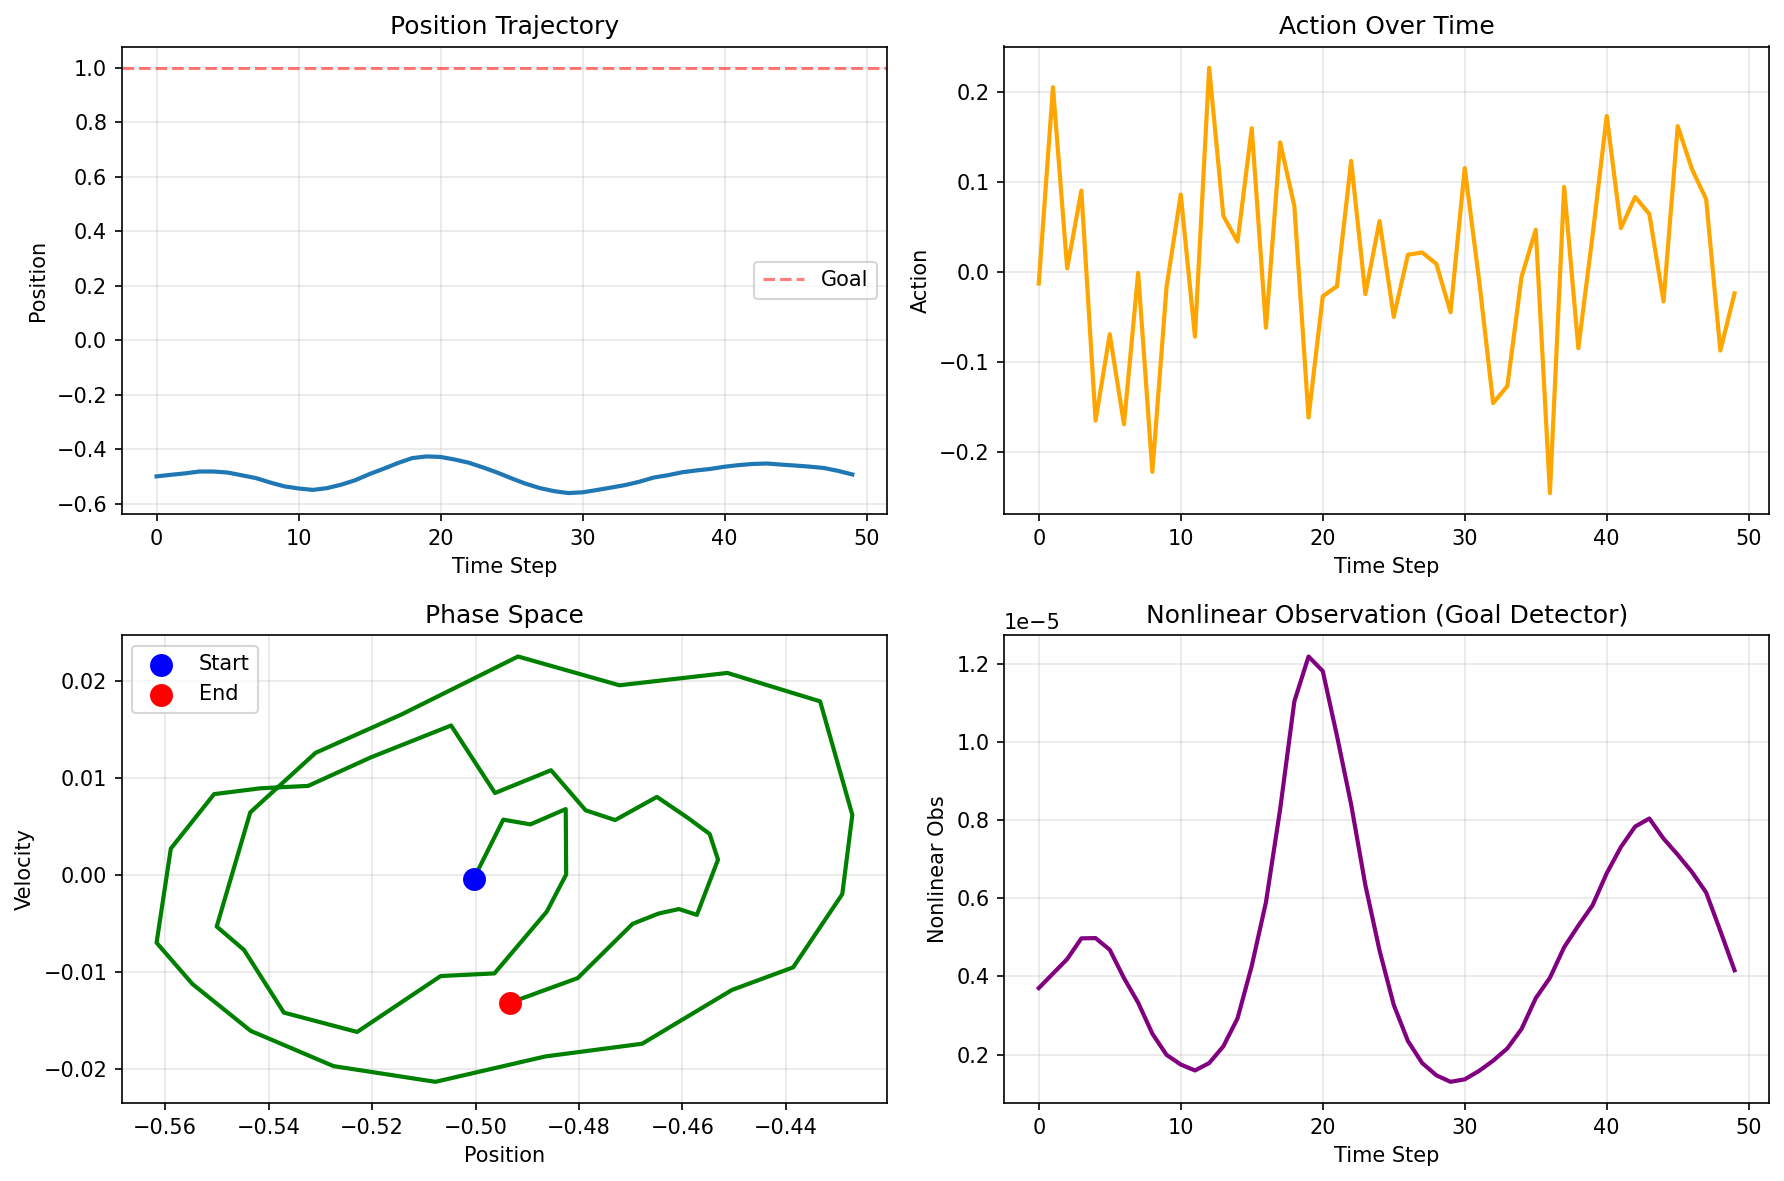

Recreate this plot in Python.
"""
Quick demo of the Deep Active Inference agent.

This script runs a short evaluation to verify the implementation works.
"""

import torch
import numpy as np
import matplotlib.pyplot as plt

from torch_models.deep_active_inference import DeepActiveInferenceAgent
from torch_models.perturbation_optimizer import PerturbationOptimizer, PerturbedModel


def demo_forward_pass():
    """Test a single forward pass through the agent."""
    print("="*60)
    print("Demo 1: Single Forward Pass")
    print("="*60)
    
    device = 'cuda' if torch.cuda.is_available() else 'cpu'
    print(f"Using device: {device}")
    
    # Create agent
    agent = DeepActiveInferenceAgent(
        n_s=10,
        n_o=1,
        n_oh=1,
        n_oa=1,
        device=device
    )
    
    print(f"Model created with {sum(p.numel() for p in agent.parameters())} parameters")
    
    # Run simulation
    print("\nRunning 30-step simulation...")
    with torch.no_grad():
        trajectories = agent(n_run_steps=30, n_proc=1)
    
    # Print results
    print("\nResults:")
    print(f"  Mean Free Energy: {trajectories['free_energy'].mean().item():.4f}")
    print(f"  Final position: {trajectories['positions'][-1, 0, 0, 0].item():.4f}")
    print(f"  Position range: [{trajectories['positions'][:, 0, 0, 0].min().item():.3f}, "
          f"{trajectories['positions'][:, 0, 0, 0].max().item():.3f}]")
    
    return agent, trajectories


def demo_perturbation_optimization():
    """Test parameter perturbation optimization."""
    print("\n" + "="*60)
    print("Demo 2: Perturbation Optimization (3 iterations)")
    print("="*60)
    
    device = 'cuda' if torch.cuda.is_available() else 'cpu'
    
    # Create agent
    agent = DeepActiveInferenceAgent(device=device)
    
    # Create optimizer with fewer perturbations for demo
    optimizer = PerturbationOptimizer(
        parameters=list(agent.parameters()),
        n_perturbations=100,  # Small for demo
        learning_rate=1e-3
    )
    
    print(f"Optimizer created with {optimizer.n_perturbations} perturbations")
    
    # Run a few optimization steps
    for step in range(3):
        print(f"\nIteration {step + 1}/3")
        
        # Generate perturbations
        r_params, r_epsilons = optimizer.generate_perturbations()
        print(f"  Generated {len(r_params)} perturbed parameter sets")
        
        # Evaluate
        perturbed_model = PerturbedModel(agent, r_params)
        free_energies = perturbed_model.evaluate(n_run_steps=20, n_proc=1)
        
        fe_mean = free_energies.mean().item()
        fe_std = free_energies.std().item()
        print(f"  Free Energy: {fe_mean:.4f} ± {fe_std:.4f}")
        
        # Update
        stats = optimizer.step(free_energies, r_epsilons)
        print(f"  Gradient norms - Params: {stats['param_grad_norm']:.6f}, "
              f"Sigmas: {stats['sigma_grad_norm']:.6f}")
    
    # Evaluate final model
    print("\nFinal evaluation:")
    with torch.no_grad():
        trajectories = agent(n_run_steps=30, n_proc=1)
    
    print(f"  Mean Free Energy: {trajectories['free_energy'].mean().item():.4f}")
    print(f"  Final position: {trajectories['positions'][-1, 0, 0, 0].item():.4f}")
    
    return agent, optimizer


def demo_visualization(agent, trajectories):
    """Visualize agent trajectories."""
    print("\n" + "="*60)
    print("Demo 3: Visualization")
    print("="*60)
    
    # Extract data
    positions = trajectories['positions'][:, 0, 0, 0].cpu().numpy()
    velocities = trajectories['velocities'][:, 0, 0, 0].cpu().numpy()
    actions = trajectories['actions'][:, 0, 0, 0].cpu().numpy()
    obs_nonlinear = trajectories['obs_nonlinear'][:, 0, 0, 0].cpu().numpy()
    
    # Create plot
    fig, axes = plt.subplots(2, 2, figsize=(12, 8))
    
    # Position
    axes[0, 0].plot(positions, linewidth=2)
    axes[0, 0].axhline(y=1.0, color='r', linestyle='--', alpha=0.5, label='Goal')
    axes[0, 0].set_xlabel('Time Step')
    axes[0, 0].set_ylabel('Position')
    axes[0, 0].set_title('Position Trajectory')
    axes[0, 0].legend()
    axes[0, 0].grid(True, alpha=0.3)
    
    # Action
    axes[0, 1].plot(actions, linewidth=2, color='orange')
    axes[0, 1].set_xlabel('Time Step')
    axes[0, 1].set_ylabel('Action')
    axes[0, 1].set_title('Action Over Time')
    axes[0, 1].grid(True, alpha=0.3)
    
    # Phase plot
    axes[1, 0].plot(positions, velocities, linewidth=2, color='green')
    axes[1, 0].scatter(positions[0], velocities[0], c='blue', s=100, 
                       label='Start', zorder=5)
    axes[1, 0].scatter(positions[-1], velocities[-1], c='red', s=100, 
                       label='End', zorder=5)
    axes[1, 0].set_xlabel('Position')
    axes[1, 0].set_ylabel('Velocity')
    axes[1, 0].set_title('Phase Space')
    axes[1, 0].legend()
    axes[1, 0].grid(True, alpha=0.3)
    
    # Nonlinear observation
    axes[1, 1].plot(obs_nonlinear, linewidth=2, color='purple')
    axes[1, 1].set_xlabel('Time Step')
    axes[1, 1].set_ylabel('Nonlinear Obs')
    axes[1, 1].set_title('Nonlinear Observation (Goal Detector)')
    axes[1, 1].grid(True, alpha=0.3)
    
    plt.tight_layout()
    plt.savefig('demo_deep_active_inference.png', dpi=150, bbox_inches='tight')
    print("Saved plot to demo_deep_active_inference.png")
    plt.show()


def main():
    """Run all demos."""
    print("\n" + "="*60)
    print("Deep Active Inference - PyTorch Implementation Demo")
    print("="*60)
    
    # Demo 1: Forward pass
    agent, trajectories = demo_forward_pass()
    
    # Demo 2: Optimization
    agent, optimizer = demo_perturbation_optimization()
    
    # Demo 3: Visualization
    with torch.no_grad():
        trajectories = agent(n_run_steps=50, n_proc=1)
    demo_visualization(agent, trajectories)
    
    print("\n" + "="*60)
    print("Demo Complete!")
    print("="*60)
    print("\nNext steps:")
    print("1. Train the agent: python train_deep_active_inference.py --mode train")
    print("2. Evaluate trained agent: python train_deep_active_inference.py --mode eval")
    print("3. See deep_active_inference_README.md for more details")


if __name__ == '__main__':
    main()
